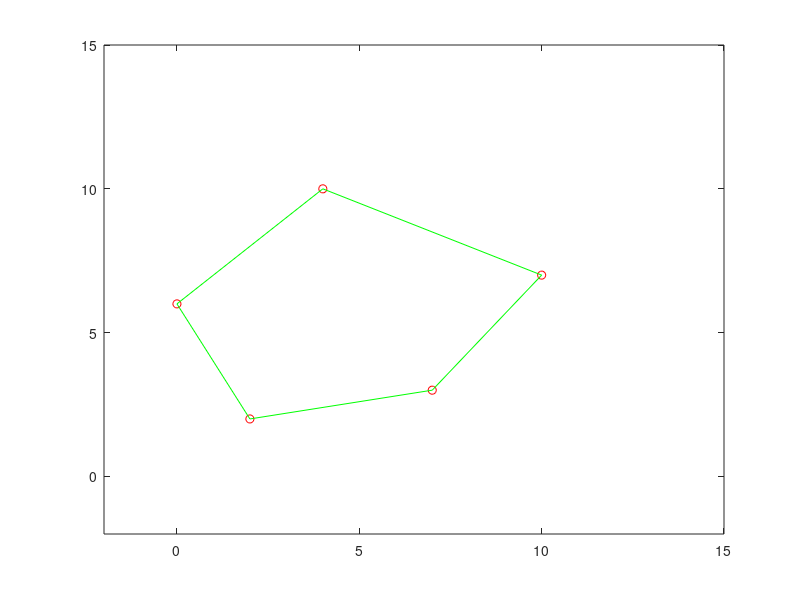

This chart was generated by the following MATLAB code: (Note: this script raises an error after producing the figure.)
%nodes(1).visible(1).v
%nodes(1).visible(2).v

poly_struct = struct('v',[]);
%poly_struct(1).v = [2 2 7 7; 1 7 7 1];
poly_struct(1).v = [2 0 4 10 7; 2 6 10 7 3];

plot(poly_struct(1).v(1,:),poly_struct(1).v(2,:),'ro')
axis([-2 15 -2 15])
hold on;

% Plot the edges of an arbitrary polygon
nV = size(poly_struct(1).v,2);
plot(poly_struct(1).v(1,:),poly_struct(1).v(2,:),'g-');
plot([poly_struct(1).v(1,nV) poly_struct(1).v(1,1)],[poly_struct(1).v(2,nV) poly_struct(1).v(2,1)],'g-')

[nodes] = visibilityGraph(poly_struct)
